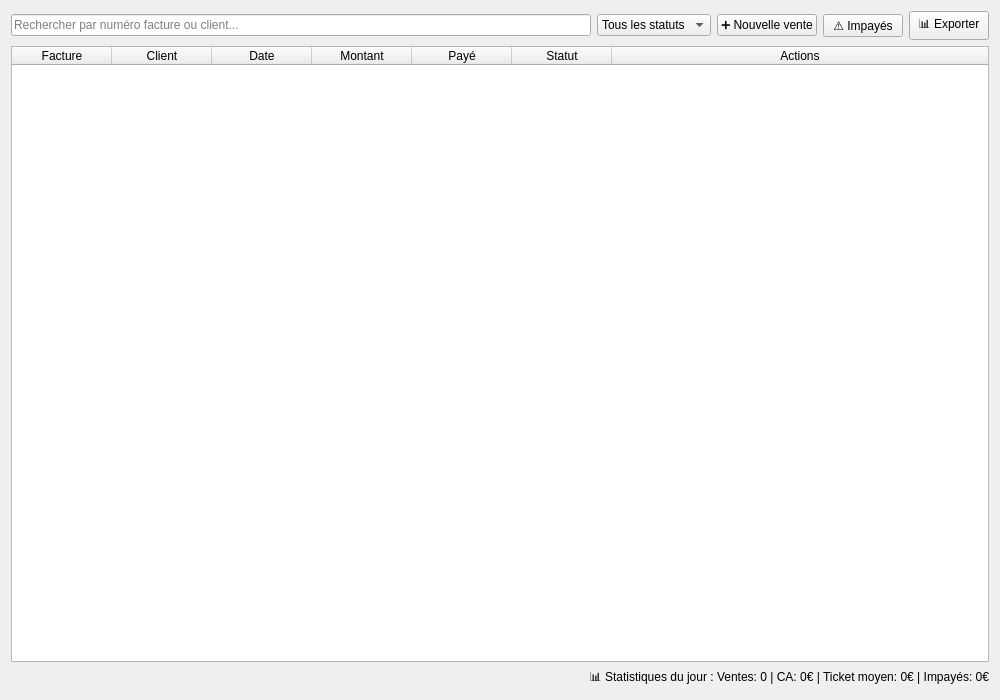
<?xml version="1.0" encoding="UTF-8"?>
<ui version="4.0">
 <class>SalesWidget</class>
 <widget class="QWidget" name="SalesWidget">
  <property name="geometry">
   <rect>
    <x>0</x>
    <y>0</y>
    <width>1000</width>
    <height>700</height>
   </rect>
  </property>
  <property name="windowTitle">
   <string>Gestion des Ventes</string>
  </property>
  <layout class="QVBoxLayout" name="mainLayout">
   <item>
    <layout class="QHBoxLayout" name="headerLayout">
     <item>
      <widget class="QLineEdit" name="searchInput">
       <property name="placeholderText">
        <string>Rechercher par numéro facture ou client...</string>
       </property>
       <property name="minimumHeight">
        <number>35</number>
       </property>
      </widget>
     </item>
     <item>
      <widget class="QComboBox" name="statusFilter">
       <item>
        <property name="text">
         <string>Tous les statuts</string>
        </property>
       </item>
       <item>
        <property name="text">
         <string>En cours</string>
        </property>
       </item>
       <item>
        <property name="text">
         <string>Payées</string>
        </property>
       </item>
       <item>
        <property name="text">
         <string>Partielles</string>
        </property>
       </item>
       <item>
        <property name="text">
         <string>Annulées</string>
        </property>
       </item>
      </widget>
     </item>
     <item>
      <widget class="QPushButton" name="btnNewSale">
       <property name="text">
        <string>➕ Nouvelle vente</string>
       </property>
       <property name="minimumHeight">
        <number>35</number>
       </property>
      </widget>
     </item>
     <item>
      <widget class="QPushButton" name="btnUnpaid">
       <property name="text">
        <string>⚠️ Impayés</string>
       </property>
       <property name="minimumHeight">
        <number>35</number>
       </property>
      </widget>
     </item>
     <item>
      <widget class="QPushButton" name="btnExport">
       <property name="text">
        <string>📊 Exporter</string>
       </property>
       <property name="minimumHeight">
        <number>35</number>
       </property>
      </widget>
     </item>
    </layout>
   </item>
   <item>
    <widget class="QTableWidget" name="salesTable">
     <property name="columnCount">
      <number>7</number>
     </property>
     <property name="minimumHeight">
      <number>400</number>
     </property>
     <attribute name="horizontalHeaderStretchLastSection">
      <bool>true</bool>
     </attribute>
     <column>
      <property name="text">
       <string>Facture</string>
      </property>
     </column>
     <column>
      <property name="text">
       <string>Client</string>
      </property>
     </column>
     <column>
      <property name="text">
       <string>Date</string>
      </property>
     </column>
     <column>
      <property name="text">
       <string>Montant</string>
      </property>
     </column>
     <column>
      <property name="text">
       <string>Payé</string>
      </property>
     </column>
     <column>
      <property name="text">
       <string>Statut</string>
      </property>
     </column>
     <column>
      <property name="text">
       <string>Actions</string>
      </property>
     </column>
    </widget>
   </item>
   <item>
    <widget class="QLabel" name="statsLabel">
     <property name="text">
      <string>📊 Statistiques du jour : Ventes: 0 | CA: 0€ | Ticket moyen: 0€ | Impayés: 0€</string>
     </property>
     <property name="alignment">
      <set>Qt::AlignRight|Qt::AlignTrailing|Qt::AlignVCenter</set>
     </property>
     <property name="minimumHeight">
      <number>30</number>
     </property>
    </widget>
   </item>
  </layout>
 </widget>
 <resources/>
 <connections/>
</ui>
